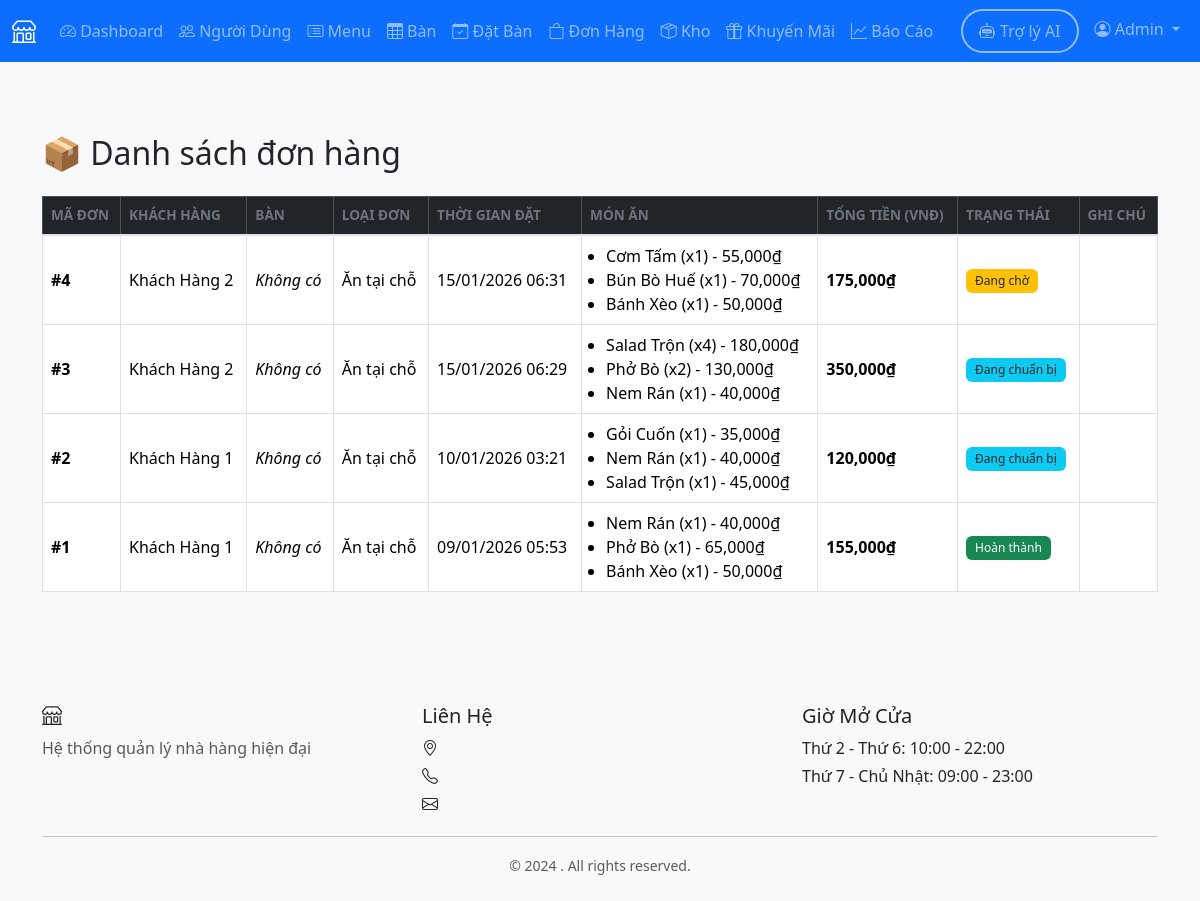
Page /admin/orders (signed in) on the committed database.
### models.py (models this page shows, shortened)
class User(UserMixin, db.Model):
    __tablename__ = 'users'
    user_id = db.Column(db.Integer, primary_key=True)
    name = db.Column(db.String(100), nullable=False)
    email = db.Column(db.String(120), unique=True, nullable=False)
    password_hash = db.Column(db.String(255), nullable=False)
    phone = db.Column(db.String(20))
    role = db.Column(db.String(20), nullable=False, default='customer')
    employee_type = db.Column(db.String(50))
    created_at = db.Column(db.DateTime, default=datetime.utcnow)
    active = db.Column(db.Boolean, default=True)
    health_check_date = db.Column(db.Date, nullable=True)
    reservations = db.relationship('Reservation', backref='customer', lazy=True)
    orders = db.relationship('Order', foreign_keys='Order.customer_id', backref='customer', lazy=True)
    feedbacks = db.relationship('Feedback', backref='customer', lazy=True)

class Order(db.Model):
    __tablename__ = 'orders'
    order_id = db.Column(db.Integer, primary_key=True)
    customer_id = db.Column(db.Integer, db.ForeignKey('users.user_id'), nullable=False)
    table_id = db.Column(db.Integer, db.ForeignKey('tables.table_id'))
    order_type = db.Column(db.String(20), nullable=False)  # dine-in, takeaway, delivery
    status = db.Column(db.String(20), default='pending')  # pending, preparing, ready, completed, cancelled, delivering
    order_time = db.Column(db.DateTime, default=datetime.utcnow)
    completed_time = db.Column(db.DateTime)
    total_amount = db.Column(db.Float, default=0.0)
    delivery_address = db.Column(db.String(255))
    notes = db.Column(db.Text)
    shipper_id = db.Column(db.Integer, db.ForeignKey('users.user_id'), nullable=True)
    shipper = db.relationship('User', foreign_keys=[shipper_id], backref='delivery_orders')
    order_items = db.relationship('OrderItem', backref='order', lazy=True, cascade='all, delete-orphan')
    payment = db.relationship('Payment', backref='order', uselist=False, lazy=True)
    feedback = db.relationship('Feedback', backref='order', uselist=False, lazy=True)

class OrderItem(db.Model):
    __tablename__ = 'order_items'
    order_item_id = db.Column(db.Integer, primary_key=True)
    order_id = db.Column(db.Integer, db.ForeignKey('orders.order_id'), nullable=False)
    menu_id = db.Column(db.Integer, db.ForeignKey('menu.menu_id'), nullable=False)
    quantity = db.Column(db.Integer, nullable=False, default=1)
    price = db.Column(db.Float, nullable=False)
    status = db.Column(db.String(20), default='pending')  # pending, preparing, completed
    notes = db.Column(db.String(255))
    chef_id = db.Column(db.Integer, db.ForeignKey('users.user_id'), nullable=True)
    chef = db.relationship('User', foreign_keys=[chef_id], backref='cooked_items')

class Menu(db.Model):
    __tablename__ = 'menu'
    menu_id = db.Column(db.Integer, primary_key=True)
    name = db.Column(db.String(100), nullable=False)
    description = db.Column(db.Text)
    price = db.Column(db.Float, nullable=False)
    category = db.Column(db.String(50), nullable=False)  # appetizer, main, dessert, drink
    image_url = db.Column(db.String(255))
    available = db.Column(db.Boolean, default=True)
    preparation_time = db.Column(db.Integer, default=15)  # minutes
    created_at = db.Column(db.DateTime, default=datetime.utcnow)
    calories = db.Column(db.Integer, nullable=True)
    order_items = db.relationship('OrderItem', backref='menu_item', lazy=True)

### routes/admin.py (the view)
@bp.route('/orders')
@login_required
@admin_required
def orders():
    status_filter = request.args.get('status', 'all')
    type_filter = request.args.get('type', 'all')
    query = Order.query
    if status_filter != 'all':
        query = query.filter_by(status=status_filter)
    if type_filter != 'all':
        query = query.filter_by(order_type=type_filter)
    orders = query.order_by(Order.order_time.desc()).all()
    return render_template('admin/orders.html',
                         orders=orders,
                         status_filter=status_filter,
                         type_filter=type_filter)

### routes/admin.py (called while the page is built)
def admin_required(f):
    from functools import wraps
    @wraps(f)
    def decorated_function(*args, **kwargs):
        if not current_user.is_authenticated or current_user.role != 'admin':
            flash('Bạn không có quyền truy cập trang này.', 'danger')
            return redirect(url_for('auth.login'))
        return f(*args, **kwargs)
    return decorated_function

### templates/admin/orders.html
{% extends "base.html" %}
{% block content %}
<div class="container mt-5">
    <h2 class="mb-4">📦 Danh sách đơn hàng</h2>
    <table class="table table-bordered table-hover align-middle">
        <thead class="table-dark">
            <tr>
                <th>Mã đơn</th>
                <th>Khách hàng</th>
                <th>Bàn</th>
                <th>Loại đơn</th>
                <th>Thời gian đặt</th>
                <th>Món ăn</th>
                <th>Tổng tiền (VNĐ)</th>
                <th>Trạng thái</th>
                <th>Ghi chú</th>
            </tr>
        </thead>
        <tbody>
            {% for order in orders %}
            <tr>
                <td><strong>#{{ order.order_id }}</strong></td>
                <td>{{ order.customer.name }}</td>
                <td>
                    {% if order.table %}
                    {{ order.table.table_number }}
                    {% else %}
                    <em>Không có</em>
                    {% endif %}
                </td>
                <td>
                    {% if order.order_type == 'dine-in' %}
                    Ăn tại chỗ
                    {% elif order.order_type == 'takeaway' %}
                    Mang đi
                    {% elif order.order_type == 'delivery' %}
                    Giao tận nơi
                    {% else %}
                    {{ order.order_type }}
                    {% endif %}
                </td>
                <td>{{ order.order_time.strftime('%d/%m/%Y %H:%M') }}</td>
                <td>
                    <ul class="mb-0 ps-3">
                        {% for item in order.order_items %}
                        <li>
                            {{ item.menu_item.name }} (x{{ item.quantity }})
                            - {{ "{:,.0f}".format(item.price * item.quantity) }}₫
                        </li>
                        {% endfor %}
                    </ul>
                </td>
                <td><strong>{{ "{:,.0f}".format(order.total_amount) }}₫</strong></td>
                <td>
                    {% if order.status == 'completed' %}
                    <span class="badge bg-success">Hoàn thành</span>
                    {% elif order.status == 'pending' %}
                    <span class="badge bg-warning text-dark">Đang chờ</span>
                    {% elif order.status == 'preparing' %}
                    <span class="badge bg-info text-dark">Đang chuẩn bị</span>
                    {% elif order.status == 'cancelled' %}
                    <span class="badge bg-danger">Đã hủy</span>
                    {% else %}
                    <span class="badge bg-secondary">{{ order.status }}</span>
                    {% endif %}
                </td>
                <td>{{ order.notes or '' }}</td>
            </tr>
            {% endfor %}
        </tbody>
    </table>
</div>
{% endblock %}

### templates/base.html (shortened to what this page needs)
<!DOCTYPE html>
<html lang="vi">
<head>
    <link href="https://cdn.jsdelivr.net/npm/bootstrap@5.3.2/dist/css/bootstrap.min.css" rel="stylesheet">
    <link rel="stylesheet" href="https://cdn.jsdelivr.net/npm/bootstrap-icons@1.11.1/font/bootstrap-icons.css">
    <link rel="stylesheet" href="{{ url_for('static', filename='css/style.css') }}">
</head>
<body>
    {% if current_user.is_authenticated %}
    <nav class="navbar navbar-expand-lg navbar-dark bg-primary">
        <div class="container-fluid">
            <a class="navbar-brand" href="{{ url_for('index') }}">
                <i class="bi bi-shop"></i> {{ restaurant_name }}
            </a>
            <div class="collapse navbar-collapse" id="navbarNav">
                <ul class="navbar-nav me-auto">
                    {% if current_user.role == 'customer' %}
                        <li class="nav-item">
                            <a class="nav-link" href="{{ url_for('customer.dashboard') }}">
                                <i class="bi bi-house"></i> Dashboard
                            </a>
                        </li>
                        <li class="nav-item">
                            <a class="nav-link" href="{{ url_for('customer.menu') }}">
                                <i class="bi bi-card-list"></i> Menu
                            </a>
                        </li>
                        <li class="nav-item">
                            <a class="nav-link" href="{{ url_for('customer.reservation') }}">
                                <i class="bi bi-calendar-check"></i> Đặt Bàn
                            </a>
                        </li>
                        <li class="nav-item">
                            <a class="nav-link" href="{{ url_for('customer.my_orders') }}">
                                <i class="bi bi-bag"></i> Đơn Hàng
                            </a>
                        </li>
                        <li class="nav-item">
                            <a class="nav-link" href="{{ url_for('customer.promotions') }}">
                                <i class="bi bi-gift"></i> Khuyến Mãi
                            </a>
                        </li>
                    {% elif current_user.role == 'admin' %}
                        <li class="nav-item">
                            <a class="nav-link" href="{{ url_for('admin.dashboard') }}">
                                <i class="bi bi-speedometer2"></i> Dashboard
                            </a>
                        </li>
                        <li class="nav-item">
                            <a class="nav-link" href="{{ url_for('admin.users') }}">
                                <i class="bi bi-people"></i> Người Dùng
                            </a>
                        </li>
                        <li class="nav-item">
                            <a class="nav-link" href="{{ url_for('admin.menu') }}">
                                <i class="bi bi-card-list"></i> Menu
                            </a>
                        </li>
                        <li class="nav-item">
                            <a class="nav-link" href="{{ url_for('admin.tables') }}">
                                <i class="bi bi-table"></i> Bàn
                            </a>
                        </li>
                        <li class="nav-item">
                            <a class="nav-link" href="{{ url_for('admin.reservations') }}">
                                <i class="bi bi-calendar-check"></i> Đặt Bàn
                            </a>
                        </li>
                        <li class="nav-item">
                            <a class="nav-link" href="{{ url_for('admin.orders') }}">
                                <i class="bi bi-bag"></i> Đơn Hàng
                            </a>
                        </li>
                        <li class="nav-item">
                            <a class="nav-link" href="{{ url_for('admin.inventory') }}">
                                <i class="bi bi-box-seam"></i> Kho
                            </a>
                        </li>
                        <li class="nav-item">
                            <a class="nav-link" href="{{ url_for('admin.promotions') }}">
                                <i class="bi bi-gift"></i> Khuyến Mãi
                            </a>
                        </li>
                        <li class="nav-item">
                            <a class="nav-link" href="{{ url_for('admin.reports') }}">
                                <i class="bi bi-graph-up"></i> Báo Cáo
                            </a>
                        </li>
                    {% endif %}
                </ul>
                <ul class="navbar-nav">
                    <li class="nav-item">
                        <a class="nav-link btn btn-outline-primary rounded-pill px-3 me-2"
                           href="{{ url_for('chatbot.index') }}"
                           style="border: 2px solid; display: flex; align-items: center; gap: 5px;">
                            <i class="bi bi-robot"></i>
                            <span class="d-none d-lg-inline">Trợ lý AI</span>
                        </a>
                    </li>
                    <li class="nav-item dropdown">
                        <a class="nav-link dropdown-toggle" href="#" id="navbarDropdown" role="button" data-bs-toggle="dropdown">
                            <i class="bi bi-person-circle"></i> {{ current_user.name }}
                        </a>
                    </li>
                </ul>
            </div>
        </div>
    </nav>
    {% endif %}
    <main class="{% if current_user.is_authenticated %}py-4{% endif %}">
        {% block content %}{% endblock %}
    </main>
    {% if current_user.is_authenticated %}
    <footer class="bg-light mt-5 py-4">
        <div class="container">
            <div class="row">
                <div class="col-md-4">
                    <h5><i class="bi bi-shop"></i> {{ restaurant_name }}</h5>
                    <p class="text-muted">Hệ thống quản lý nhà hàng hiện đại</p>
                </div>
                <div class="col-md-4">
                    <h5>Liên Hệ</h5>
                    <p class="mb-1"><i class="bi bi-geo-alt"></i> {{ restaurant_address }}</p>
                    <p class="mb-1"><i class="bi bi-telephone"></i> {{ restaurant_phone }}</p>
                    <p class="mb-1"><i class="bi bi-envelope"></i> {{ restaurant_email }}</p>
                </div>
                <div class="col-md-4">
                    <h5>Giờ Mở Cửa</h5>
                    <p class="mb-1">Thứ 2 - Thứ 6: 10:00 - 22:00</p>
                    <p class="mb-1">Thứ 7 - Chủ Nhật: 09:00 - 23:00</p>
                </div>
            </div>
            <hr>
            <div class="text-center text-muted">
                <small>&copy; 2024 {{ restaurant_name }}. All rights reserved.</small>
            </div>
        </div>
    </footer>
    {% endif %}
</body>
</html>

### static/css/style.css (style rules this page uses)
:root { --primary-color: #0d6efd; --success-color: #198754; --warning-color: #ffc107; --danger-color: #dc3545; --info-color: #0dcaf0; }
body { font-family: 'Segoe UI', Tahoma, Geneva, Verdana, sans-serif; background-color: #f8f9fa; }
.navbar-brand { font-weight: 600; font-size: 1.5rem; }
.btn { transition: all 0.3s ease; }
.badge { font-weight: 500; padding: 0.5em 0.75em; }
.table { background-color: white; }
.table thead th { border-bottom: 2px solid #dee2e6; font-weight: 600; text-transform: uppercase; font-size: 0.85rem; color: #6c757d; }
.table tbody tr { transition: background-color 0.2s ease; }
footer { margin-top: auto; }

### rows in the picture
User: name "Admin"
Order: order_id "4", customer.name "Khách Hàng 2", order_type "Ăn tại chỗ", order_time "15/01/2026 06:31", total_amount "175,000", status "Đang chờ"
OrderItem: menu_item.name "Cơm Tấm", quantity "1", item.price*item.quantity "55,000"
OrderItem: menu_item.name "Bún Bò Huế", quantity "1", item.price*item.quantity "70,000"
OrderItem: menu_item.name "Bánh Xèo", quantity "1", item.price*item.quantity "50,000"
Order: order_id "3", customer.name "Khách Hàng 2", order_type "Ăn tại chỗ", order_time "15/01/2026 06:29", total_amount "350,000", status "Đang chuẩn bị"
OrderItem: menu_item.name "Salad Trộn", quantity "4", item.price*item.quantity "180,000"
OrderItem: menu_item.name "Phở Bò", quantity "2", item.price*item.quantity "130,000"
OrderItem: menu_item.name "Nem Rán", quantity "1", item.price*item.quantity "40,000"
Order: order_id "2", customer.name "Khách Hàng 1", order_type "Ăn tại chỗ", order_time "10/01/2026 03:21", total_amount "120,000", status "Đang chuẩn bị"
OrderItem: menu_item.name "Gỏi Cuốn", quantity "1", item.price*item.quantity "35,000"
OrderItem: menu_item.name "Nem Rán", quantity "1", item.price*item.quantity "40,000"
OrderItem: menu_item.name "Salad Trộn", quantity "1", item.price*item.quantity "45,000"
Order: order_id "1", customer.name "Khách Hàng 1", order_type "Ăn tại chỗ", order_time "09/01/2026 05:53", total_amount "155,000", status "Hoàn thành"
OrderItem: menu_item.name "Nem Rán", quantity "1", item.price*item.quantity "40,000"
OrderItem: menu_item.name "Phở Bò", quantity "1", item.price*item.quantity "65,000"
OrderItem: menu_item.name "Bánh Xèo", quantity "1", item.price*item.quantity "50,000"
